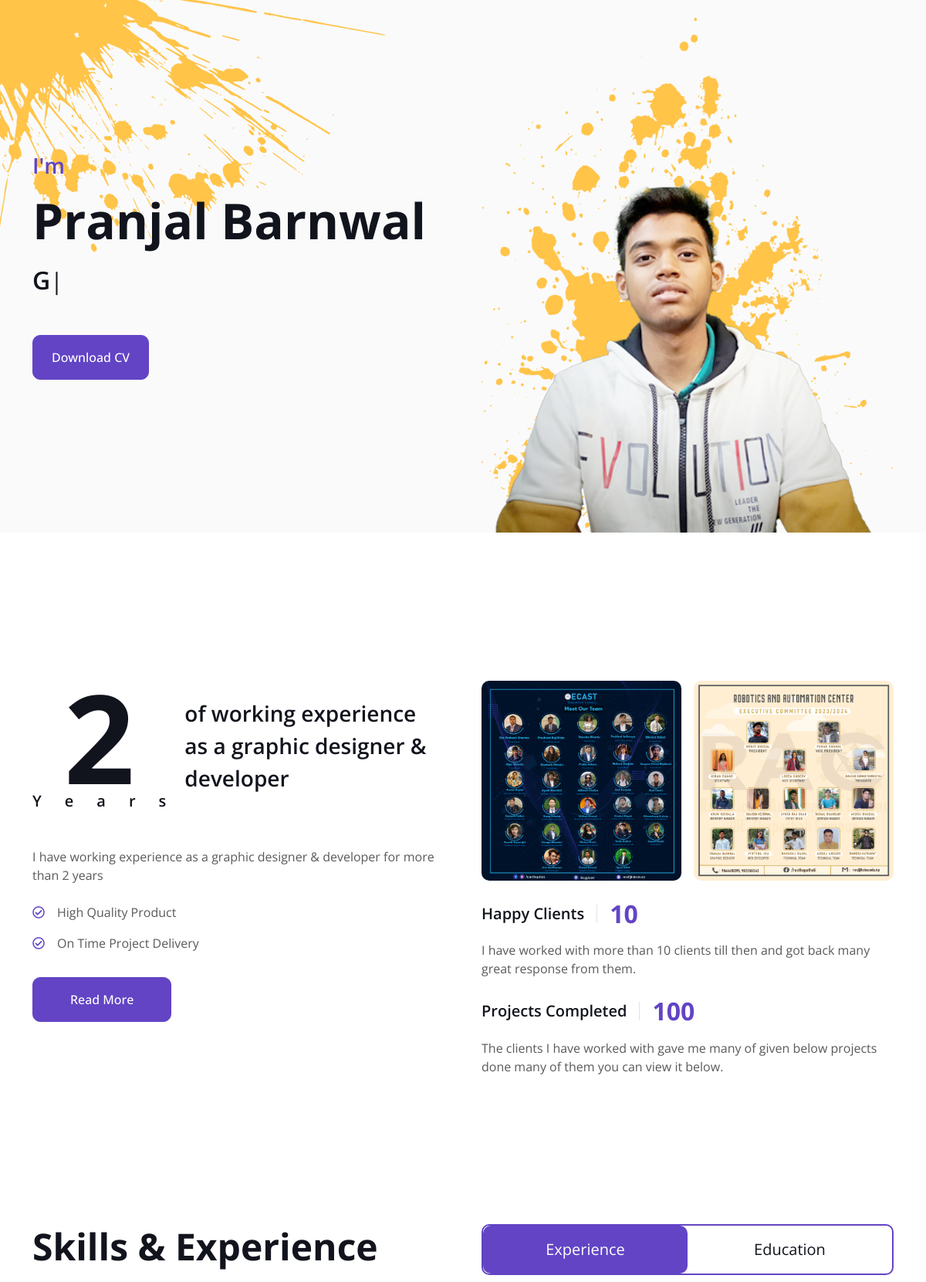
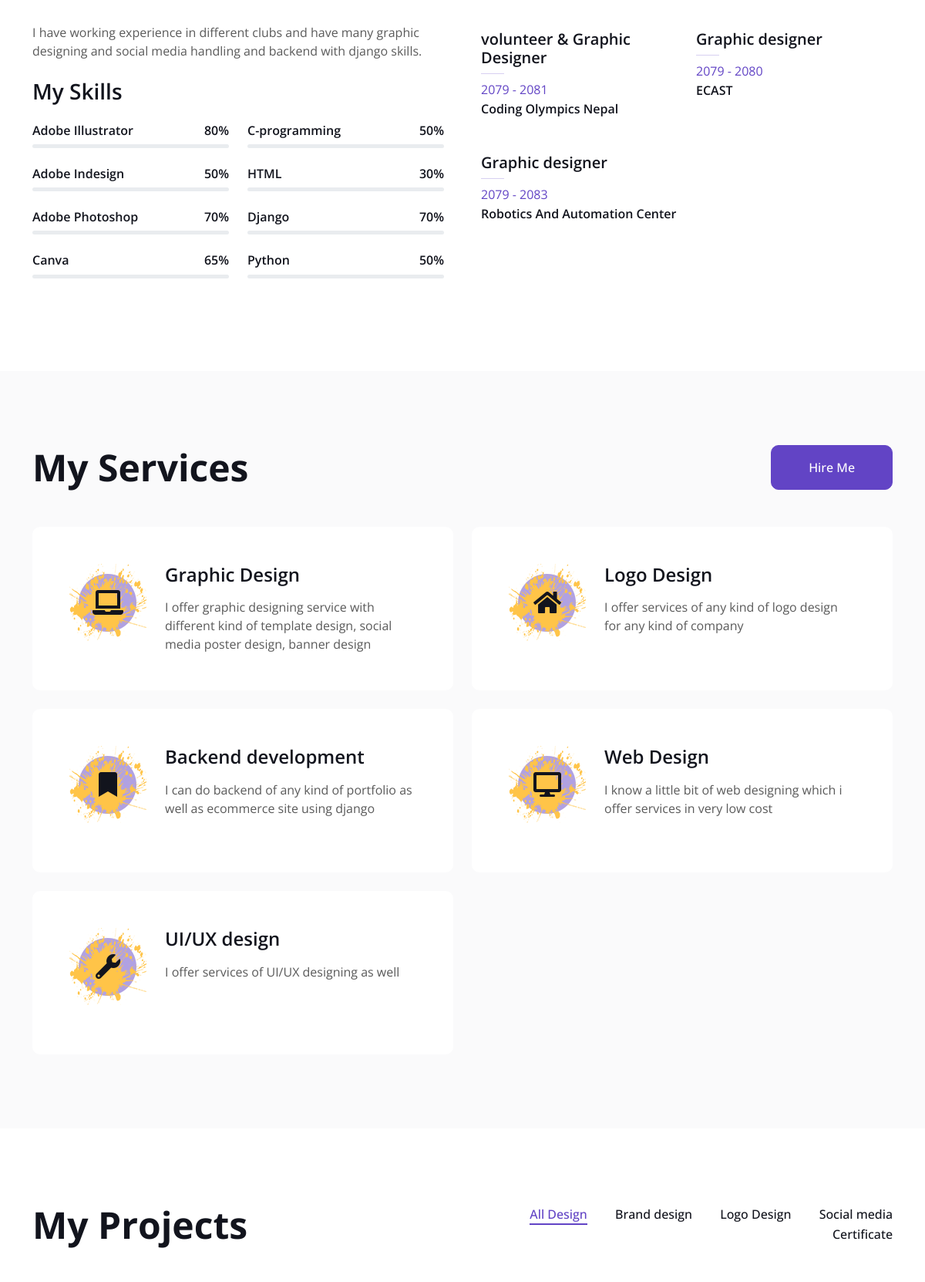
The page / (upper part) on the database its author committed (2 pictures, top to bottom).
### home/models.py (models this page shows, shortened)
class Design_Skill(models.Model):
    name=models.CharField(max_length=300)
    level=models.IntegerField()
    color=models.CharField(max_length=300)

class Coding_Skill(models.Model):
    name=models.CharField(max_length=300)
    level=models.IntegerField()
    color=models.CharField(max_length=300)

class Experience(models.Model):
    name=models.CharField(max_length=300)
    starting_year=models.IntegerField()
    ending_year=models.IntegerField()
    university=models.CharField(max_length=200)

class Service(models.Model):
    title = models.CharField(max_length=300)
    logo = models.CharField(max_length=300)
    description = models.TextField()

### home/views.py (the view, shortened to what this page needs)
# urls.py: path('',home, name='home'),
def home(request):
    views={}
    views['services']= Service.objects.all()
    views['contacts']= Contact.objects.all()
    views['testimonials']= Testimonial.objects.all()
    views['design_skills']= Design_Skill.objects.all()
    views['coding_skills']= Coding_Skill.objects.all()
    views['educations']= Education.objects.all()
    views['experiences']= Experience.objects.all()
    views['informations']= Information.objects.all()
    views['projects']= Project.objects.all()
    return render(request,'index.html',views)

### templates/index.html (shortened to what this page needs)
<!DOCTYPE html>
{% load static %}
<html lang="en">
<head>
    <link href="https://cdnjs.cloudflare.com/ajax/libs/font-awesome/5.10.0/css/all.min.css" rel="stylesheet">
    <link href="https://cdn.jsdelivr.net/npm/bootstrap-icons@1.4.1/font/bootstrap-icons.css" rel="stylesheet">
    <link href="{% static 'ib/animate/animate.min.css' %}" rel="stylesheet">
    <link href="{% static 'lib/lightbox/css/lightbox.min.css' %}" rel="stylesheet">
    <link href="{% static 'lib/owlcarousel/assets/owl.carousel.min.css' %}" rel="stylesheet">
    <link href="{% static 'css/bootstrap.min.css' %}" rel="stylesheet">
    <link href="{% static 'css/style.css' %}" rel="stylesheet">
</head>
<body data-bs-spy="scroll" data-bs-target=".navbar" data-bs-offset="51">
    <div class="container-fluid bg-light my-6 mt-0" id="home">
        <div class="container">
            <div class="row g-5 align-items-center">
                <div class="col-lg-6 py-6 pb-0 pt-lg-0">
                    <h3 class="text-primary mb-3">I'm</h3>
                    <h1 class="display-3 mb-3">Pranjal Barnwal</h1>
                    <h2 class="typed-text-output d-inline"></h2>
                    <div class="d-flex align-items-center pt-5">
                        <a href="https://drive.google.com/file/d/1X1GBoVtHXNZIXBexCvbmM2EiYQuyO6_J/view?usp=sharing" class="btn btn-primary py-3 px-4 me-5"  data-bs-toggle="modal">Download CV</a>
                    </div>
                </div>
                <div class="col-lg-6">
                    <img class="img-fluid" src="{% static 'img/profile.png' %}" alt="">
                </div>
            </div>
        </div>
    </div>
    <div class="container-xxl py-6" id="about">
        <div class="container">
            <div class="row g-5">
                <div class="col-lg-6 wow fadeInUp" data-wow-delay="0.1s">
                    <div class="d-flex align-items-center mb-5">
                        <div class="years flex-shrink-0 text-center me-4">
                            <h1 class="display-1 mb-0">2</h1>
                            <h5 class="mb-0">Years</h5>
                        </div>
                        <h3 class="lh-base mb-0">of working experience as a graphic designer & developer</h3>
                    </div>
                    <p class="mb-4">I have working experience as a graphic designer & developer for more than 2 years </p>
                    <p class="mb-3"><i class="far fa-check-circle text-primary me-3"></i>High Quality Product</p>
                    <p class="mb-3"><i class="far fa-check-circle text-primary me-3"></i>On Time Project Delivery</p>
                    <a class="btn btn-primary py-3 px-5 mt-3" href="">Read More</a>
                </div>
                <div class="col-lg-6 wow fadeInUp" data-wow-delay="0.5s">
                    <div class="row g-3 mb-4">
                        <div class="col-sm-6">
                            <img class="img-fluid rounded" src="{% static 'img/about-1.jpg' %}" alt="">
                        </div>
                        <div class="col-sm-6">
                            <img class="img-fluid rounded" src="{% static 'img/about-2.jpg' %}" alt="">
                        </div>
                    </div>
                    <div class="d-flex align-items-center mb-3">
                        <h5 class="border-end pe-3 me-3 mb-0">Happy Clients</h5>
                        <h2 class="text-primary fw-bold mb-0" data-toggle="counter-up">10</h2>
                    </div>
                    <p class="mb-4">I have worked with more than 10 clients till then and got back many great response from them.</p>
                    <div class="d-flex align-items-center mb-3">
                        <h5 class="border-end pe-3 me-3 mb-0">Projects Completed</h5>
                        <h2 class="text-primary fw-bold mb-0" data-toggle="counter-up">100</h2>
                    </div>
                    <p class="mb-0">The clients I have worked with gave me many of given below projects done many of them you can view it below.</p>
                </div>
            </div>
        </div>
    </div>
    <div class="container-xxl py-6 pb-5" id="skill">
        <div class="container">
            <div class="row g-5">
                <div class="col-lg-6 wow fadeInUp" data-wow-delay="0.1s">
                    <h1 class="display-5 mb-5">Skills & Experience</h1>
                    <p class="mb-4">I have working experience in different clubs and have many graphic designing and social media handling and backend with django skills.</p>
                    <h3 class="mb-4">My Skills</h3>
                    <div class="row align-items-center">
                        <div class="col-md-6">
                            {% for skill in design_skills%}
                            <div class="skill mb-4">
                                <div class="d-flex justify-content-between">
                                    <h6 class="font-weight-bold">{{skill.name}}</h6>
                                    <h6 class="font-weight-bold">{{skill.level}}%</h6>
                                </div>
                                <div class="progress">
                                </div>
                            </div>
                            {% endfor %}
                        </div>
                        <div class="col-md-6">
                            {% for skill in coding_skills %}
                            <div class="skill mb-4">
                                <div class="d-flex justify-content-between">
                                    <h6 class="font-weight-bold">{{skill.name}}</h6>
                                    <h6 class="font-weight-bold">{{skill.level}}%</h6>
                                </div>
                                <div class="progress">
                                </div>
                            </div>
                            {% endfor %}
                        </div>
                    </div>
                </div>
                <div class="col-lg-6 wow fadeInUp" data-wow-delay="0.5s">
                    <ul class="nav nav-pills rounded border border-2 border-primary mb-5">
                        <li class="nav-item w-50">
                            <button class="nav-link w-100 py-3 fs-5 active" data-bs-toggle="pill" href="#tab-1">Experience</button>
                        </li>
                        <li class="nav-item w-50">
                            <button class="nav-link w-100 py-3 fs-5" data-bs-toggle="pill" href="#tab-2">Education</button>
                        </li>
                    </ul>
                    <div class="tab-content">
                        <div id="tab-1" class="tab-pane fade show p-0 active">
                            <div class="row gy-5 gx-4">
                                {% for experience in experiences %}
                                <div class="col-sm-6">
                                    <h5>{{experience.name}}</h5>
                                    <hr class="text-primary my-2">
                                    <p class="text-primary mb-1">{{experience.starting_year}} - {{experience.ending_year}}</p>
                                    <h6 class="mb-0">{{experience.university}}</h6>
                                </div>
                                {% endfor %}
                            </div>
                        </div>
                    </div>
                </div>
            </div>
        </div>
    </div>
    <div class="container-fluid bg-light my-5 py-6" id="service">
        <div class="container">
            <div class="row g-5 mb-5 wow fadeInUp" data-wow-delay="0.1s">
                <div class="col-lg-6">
                    <h1 class="display-5 mb-0">My Services</h1>
                </div>
                <div class="col-lg-6 text-lg-end">
                    <a class="btn btn-primary py-3 px-5" href="https://www.linkedin.com/in/pranjal-barnwal-7684ba259/">Hire Me</a>
                </div>
            </div>
            <div class="row g-4">
                {% for service in services %}
                <div class="col-lg-6 wow fadeInUp" data-wow-delay="0.1s">
                    <div class="service-item d-flex flex-column flex-sm-row bg-white rounded h-100 p-4 p-lg-5">
                        <div class="bg-icon flex-shrink-0 mb-3">
                            <i class="fa {{service.logo}} fa-2x text-dark"></i>
                        </div>
                        <div class="ms-sm-4">
                            <h4 class="mb-3">{{service.title}}</h4>
                            <span>{{service.description}}</span>
                        </div>
                    </div>
                </div>
                {% endfor %}
            </div>
        </div>
    </div>
    <div class="container-xxl py-6 pt-5" id="project">
        <div class="container">
            <div class="row g-5 mb-5 align-items-center wow fadeInUp" data-wow-delay="0.1s">
                <div class="col-lg-6">
                    <h1 class="display-5 mb-0">My Projects</h1>
                </div>
                <div class="col-lg-6 text-lg-end">
                    <ul class="list-inline mx-n3 mb-0" id="portfolio-flters">
                        <li class="mx-3 active" data-filter="*">All Design</li>
                        <li class="mx-3" data-filter=".first">Brand design</li>
                        <li class="mx-3" data-filter=".second">Logo Design</li>
                        <li class="mx-3" data-filter=".third">Social media</li>
                        <li class="mx-3" data-filter=".fourth">Certificate</li>
                    </ul>
                </div>
            </div>
            <div class="row g-4 portfolio-container wow fadeInUp" data-wow-delay="0.1s">
            </div>
        </div>
    </div>
</body>

### static/css/style.css (style rules this page uses)
:root { --primary: #6244C5; --secondary: #FFC448; --light: #FAFAFB; --dark: #12141D; }
.my-6 { margin-top: 6rem; margin-bottom: 6rem; }
.py-6 { padding-top: 6rem; padding-bottom: 6rem; }
.btn { font-weight: 500; transition: .5s; }
.btn.btn-primary, .btn.btn-secondary { color: #FFFFFF; }
#home { margin-bottom: 6rem; background: url(../img/bg-header.png) left top no-repeat; }
#about .years .display-1 { font-size: 10rem; line-height: 9rem; }
#about .years h5 { letter-spacing: 30px; margin-right: -30px; }
#skill .progress { height: 5px; border-radius: 5px; }
#skill .nav-pills .nav-link { color: var(--dark); }
#skill .nav-pills .nav-link.active { color: #FFFFFF; }
#skill .tab-content hr { width: 30px; }
.service-item .bg-icon { width: 100px; height: 100px; display: flex; align-items: center; justify-content: center; background: url(../img/bg-icon.png) center center no-repeat; background-size: cover; }
#portfolio-flters li { display: inline-block; font-weight: 500; color: var(--dark); cursor: pointer; transition: .5s; border-bottom: 2px solid transparent; }
#portfolio-flters li:hover, #portfolio-flters li.active { color: var(--primary); border-color: var(--primary); }

### rows shown on the page
Design_Skill: name "Adobe Illustrator", level "80"
Design_Skill: name "Adobe Indesign", level "50"
Design_Skill: name "Adobe Photoshop", level "70"
Design_Skill: name "Canva", level "65"
Coding_Skill: name "C-programming", level "50"
Coding_Skill: name "HTML", level "30"
Coding_Skill: name "Django", level "70"
Coding_Skill: name "Python", level "50"
Experience: name "volunteer & Graphic Designer", starting_year "2079", ending_year "2081", university "Coding Olympics Nepal"
Experience: name "Graphic designer", starting_year "2079", ending_year "2080", university "ECAST"
Experience: name "Graphic designer", starting_year "2079", ending_year "2083", university "Robotics And Automation Center"
Service: title "Graphic Design", description "I offer graphic designing service with different kind of template design, social media poster design, banner design"
Service: title "Logo Design", description "I offer services of any kind of logo design for any kind of company"
Service: title "Backend development", description "I can do backend of any kind of portfolio as well as ecommerce site using django"
Service: title "Web Design", description "I know a little bit of web designing which i offer services in very low cost"
Service: title "UI/UX design", description "I offer services of UI/UX designing as well"
